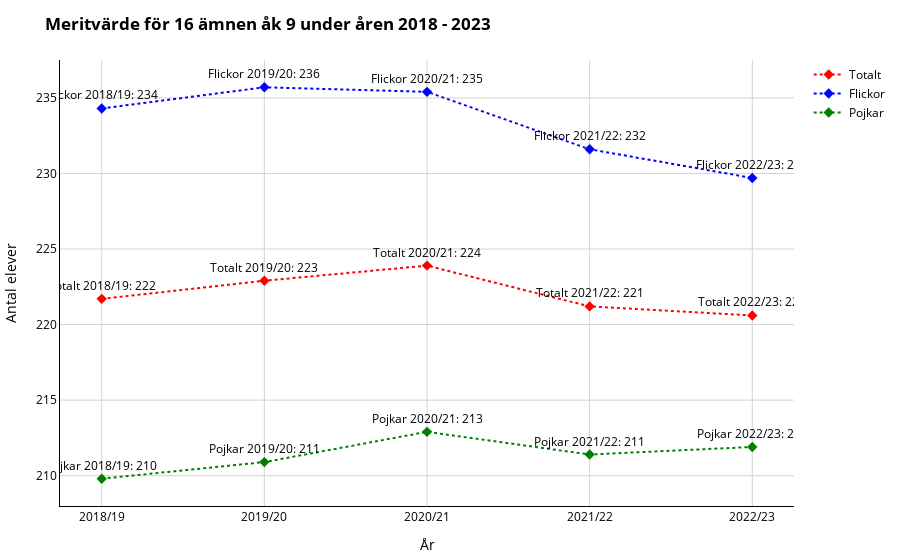

Here is the notebook cell this chart was saved with:
### Markdown cell above
---
# OBS PLOTLY VERSION

### Code cell
import pandas as pd
import plotly.graph_objs as go
from plotly.subplots import make_subplots

df_1b = pd.read_excel("betyg_o_prov_riksnivå.xlsx", sheet_name="Tabell 1B")
data_1b = df_1b.iloc[7:13].copy()

b_columns = [
    "Läsår",
    "Medelvärde 16 ämnen totalt",
    "Medelvärde 16 ämnen flickor",
    "Medelvärde 16 ämnen pojkar",
    "Medelvärde 17 ämnen totalt",
    "Medelvärde 17 flickor",
    "Medelvärde 17 pojkar",
    "% Som saknar godkänt",
    "P Flickor",
    "P Pojkar",
]

data_1b.columns = b_columns

data_1b.dropna(inplace=True)

years = data_1b["Läsår"]
Mean_T = data_1b["Medelvärde 16 ämnen totalt"]
Mean_F = data_1b["Medelvärde 16 ämnen flickor"]
Mean_P = data_1b["Medelvärde 16 ämnen pojkar"]

fig = make_subplots(rows=1, cols=1)

fig.add_trace(
    go.Scatter(
        x=years,
        y=Mean_T,
        mode="lines+markers+text",
        name="Totalt",
        marker=dict(symbol="diamond", color="red", size=8),
        line=dict(dash="dot"),
        text=[f"Totalt {year}: {round(val)}" for val, year in zip(Mean_T, years)],
        hoverinfo="text+x+y",
        textposition="top center",
        textfont=dict(color="black")
    )
)

fig.add_trace(
    go.Scatter(
        x=years,
        y=Mean_F,
        mode="lines+markers+text",
        name="Flickor",
        marker=dict(symbol="diamond", color="blue", size=8),
        line=dict(dash="dot"),
        text=[f"Flickor {year}: {round(val)}" for val, year in zip(Mean_F, years)],
        hoverinfo="text+x+y",
        textposition="top center",
        textfont=dict(color="black")
    )
)

fig.add_trace(
    go.Scatter(
        x=years,
        y=Mean_P,
        mode="lines+markers+text",
        name="Pojkar",
        marker=dict(symbol="diamond", color="green", size=8),
        line=dict(dash="dot"),
        text=[f"Pojkar {year}: {round(val)}" for val, year in zip(Mean_P, years)],
        hoverinfo="text+x+y",
        textposition="top center",
        textfont=dict(color="black")
    )
)

fig.update_layout(
    title="<b>Meritvärde för 16 ämnen åk 9 under åren 2018 - 2023</b>",
    xaxis=dict(title="År", color="black", showgrid=True, gridcolor="lightgray", gridwidth=1, linecolor="black", linewidth=1),
    yaxis=dict(title="Antal elever", color="black", showgrid=True, gridcolor="lightgray", gridwidth=1, linecolor="black", linewidth=1),
    plot_bgcolor="white",
    paper_bgcolor="white",
    font=dict(color="black"),
    legend=dict(font=dict(color="black")),
    margin=dict(t=60, b=10, l=60, r=10),
    hoverlabel=dict(font=dict(color="black"))
)

fig.show()

### Figure 1 — Plotly figure (JSON) as saved in the notebook; plotly's stock layout.template omitted (floating-point values rounded to 4 significant figures)
{"data": [{"hoverinfo": "text+x+y", "line": {"dash": "dot"}, "marker": {"color": "red", "size": 8, "symbol": "diamond"}, "mode": "lines+markers+text", "name": "Totalt", "text": ["Totalt 2018/19: 222", "Totalt 2019/20: 223", "Totalt 2020/21: 224", "Totalt 2021/22: 221", "Totalt 2022/23: 221"], "textfont": {"color": "black"}, "textposition": "top center", "type": "scatter", "x": ["2018/19", "2019/20", "2020/21", "2021/22", "2022/23"], "y": [221.7, 222.9, 223.9, 221.2, 220.6]}, {"hoverinfo": "text+x+y", "line": {"dash": "dot"}, "marker": {"color": "blue", "size": 8, "symbol": "diamond"}, "mode": "lines+markers+text", "name": "Flickor", "text": ["Flickor 2018/19: 234", "Flickor 2019/20: 236", "Flickor 2020/21: 235", "Flickor 2021/22: 232", "Flickor 2022/23: 230"], "textfont": {"color": "black"}, "textposition": "top center", "type": "scatter", "x": ["2018/19", "2019/20", "2020/21", "2021/22", "2022/23"], "y": [234.3, 235.7, 235.4, 231.6, 229.7]}, {"hoverinfo": "text+x+y", "line": {"dash": "dot"}, "marker": {"color": "green", "size": 8, "symbol": "diamond"}, "mode": "lines+markers+text", "name": "Pojkar", "text": ["Pojkar 2018/19: 210", "Pojkar 2019/20: 211", "Pojkar 2020/21: 213", "Pojkar 2021/22: 211", "Pojkar 2022/23: 212"], "textfont": {"color": "black"}, "textposition": "top center", "type": "scatter", "x": ["2018/19", "2019/20", "2020/21", "2021/22", "2022/23"], "y": [209.8, 210.9, 212.9, 211.4, 211.9]}], "layout": {"font": {"color": "black"}, "hoverlabel": {"font": {"color": "black"}}, "legend": {"font": {"color": "black"}}, "margin": {"b": 10, "l": 60, "r": 10, "t": 60}, "paper_bgcolor": "white", "plot_bgcolor": "white", "title": {"text": "<b>Meritvärde för 16 ämnen åk 9 under åren 2018 - 2023</b>"}, "xaxis": {"anchor": "y", "color": "black", "domain": [0, 1], "gridcolor": "lightgray", "gridwidth": 1, "linecolor": "black", "linewidth": 1, "showgrid": true, "title": {"text": "År"}}, "yaxis": {"anchor": "x", "color": "black", "domain": [0, 1], "gridcolor": "lightgray", "gridwidth": 1, "linecolor": "black", "linewidth": 1, "showgrid": true, "title": {"text": "Antal elever"}}}}
